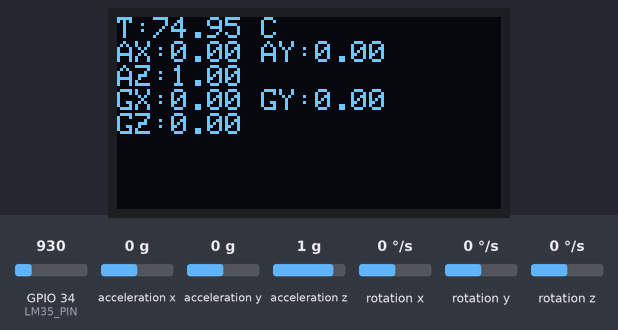
The sketch below on a simulated ESP32. Shown: 128×64 one-colour display. The inputs (shaded band) are chosen by the test bench; at power-on: acceleration x 0 g, GPIO 34 (LM35_PIN) = 930, acceleration y 0 g, acceleration z 1 g, rotation x 0 °/s, rotation y 0 °/s, rotation z 0 °/s. WiFi joins after 1.5 s; servers stay silent unless stated; storage starts empty; web services answer with replies made up by the test bench; what the sketch prints to the serial monitor is not drawn.

Above: at 3.8 s.
3.9 s: acceleration x set to -1.4 g
At 5.7 s:
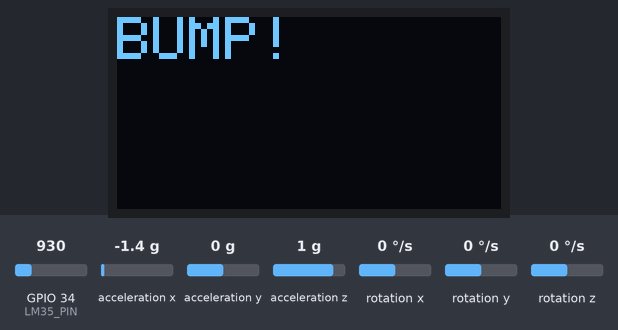
8.1 s: GPIO 34 (LM35_PIN) set to 1004
At 10.0 s:
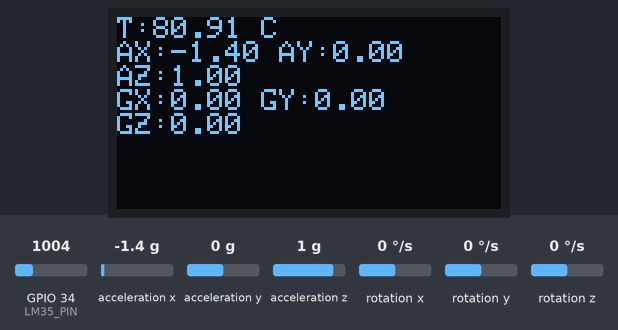
10.3 s: acceleration y set to -1.4 g
At 10.92 s:
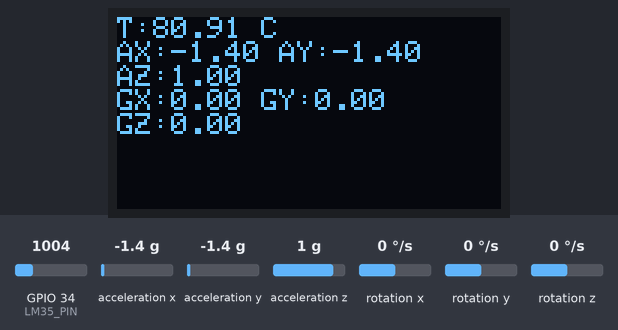
12.4 s: acceleration z set to -1.4 g
At 14.7 s:
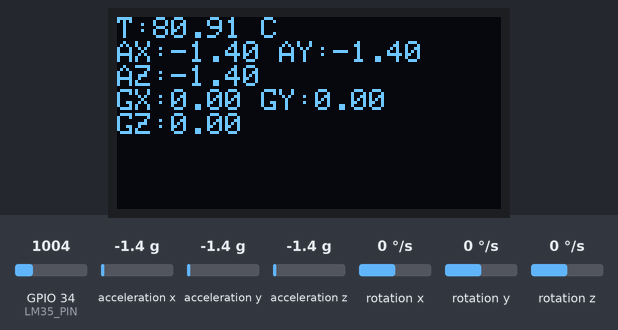
15.4 s: GPIO 34 (LM35_PIN) set to 1069
At 17.0 s:
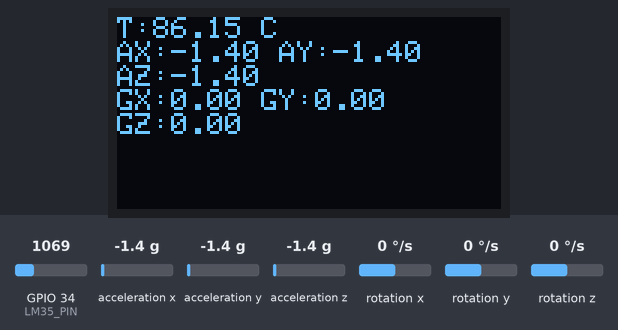
17.9 s: rotation x set to -192 °/s
At 18.8 s:
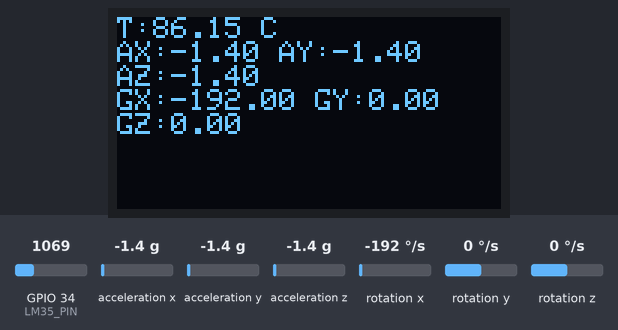
Timing chart, 0 to 20.9 s (numbered marks = the images above; inputs shaded):
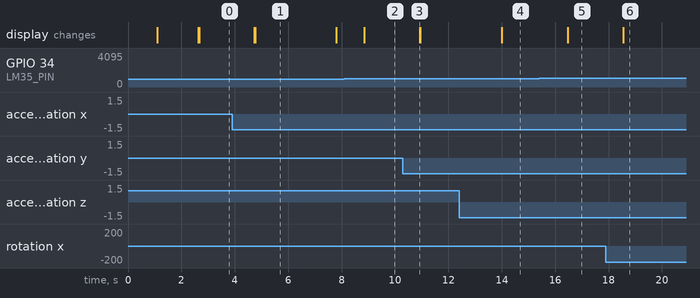

Measured:
- after the input at 3.9 s, the display: first changes after 0.83 s (image 1 shows a later state)
- after the input at 8.1 s, the display: changes after 0.74 s (image 2)
- after the input at 10.3 s, the display: changes after 0.62 s (image 3)
- after the input at 12.4 s, the display: changes after 1.6 s (image 4)
- after the input at 15.4 s, the display: changes after 1.1 s (image 5)
- after the input at 17.9 s, the display: changes after 0.64 s (image 6)
- what the display in image 1 shows lasts 3.0 s, from 4.8 s to 7.8 s

The sketch:

blackbox2.0.ino
```cpp
#include <Wire.h>
#include <SPI.h>
#include <SD.h>
#include <WiFi.h>
#include <HTTPClient.h>
#include <Adafruit_GFX.h>
#include <Adafruit_SSD1306.h>
#include <MPU6050_light.h>

// ==== Pin Definitions ====
#define SDA_OLED 21
#define SCL_OLED 22
#define SDA_MPU 25
#define SCL_MPU 26
#define LM35_PIN 34
#define SD_CS 5
#define GSM_RX 16
#define GSM_TX 17

// ==== OLED Setup ====
#define SCREEN_WIDTH 128
#define SCREEN_HEIGHT 64
Adafruit_SSD1306 display(SCREEN_WIDTH, SCREEN_HEIGHT, &Wire);

// ==== MPU6050 Setup ====
TwoWire I2CMPU = TwoWire(1);
MPU6050 mpu(I2CMPU);

// ==== GSM ====
HardwareSerial SerialGSM(2);

// ==== WiFi Credentials ====
const char* ssid = "OnePlus Nord CE4";
const char* password = "r9464grz";

// ==== ThingSpeak API Keys ====
const char* thingspeakAPIKey = "VEPNOYCBGCKK9LP4";
const char* secondAPIKey = "MFCRDDNMUZN7ANT5";
const char* server = "http://api.thingspeak.com/update";

// ==== Variables ====
float temperature = 0.0;
unsigned long lastUpload = 0;
bool crashDetected = false;
bool overSpeedLogged = false;
bool bumpDetected = false;

const float ACC_THRESHOLD = 2.0;
const float BUMP_THRESHOLD = 1.2;
const float SPEED_FAKE_THRESHOLD = 3.5;  // rough high-acceleration

void sendSMS(String message) {
  SerialGSM.println("AT+CMGF=1");
  delay(100);
  SerialGSM.println("AT+CMGS=\"+917538834864\"");
  delay(200);
  SerialGSM.print(message);
  delay(100);
  SerialGSM.write(26); // CTRL+Z
  delay(5000);
}

void setup() {
  Serial.begin(115200);

  // OLED Init
  Wire.begin(SDA_OLED, SCL_OLED);
  display.begin(SSD1306_SWITCHCAPVCC, 0x3C);
  display.clearDisplay();
  display.setTextSize(1);
  display.setTextColor(WHITE);
  display.setCursor(0, 0);
  display.println("Starting BlackBox...");
  display.display();

  // MPU Init
  I2CMPU.begin(SDA_MPU, SCL_MPU);
  mpu.begin();
  mpu.calcOffsets();

  // SD Card
  if (!SD.begin(SD_CS)) {
    Serial.println("SD Card failed!");
  } else {
    Serial.println("SD Card OK");
  }

  // GSM Init
  SerialGSM.begin(9600, SERIAL_8N1, GSM_RX, GSM_TX);

  // WiFi Init
  WiFi.begin(ssid, password);
  display.println("Connecting WiFi...");
  display.display();
  while (WiFi.status() != WL_CONNECTED) {
    delay(500);
    Serial.print(".");
  }
  display.println("WiFi Connected");
  display.display();
}

void loop() {
  mpu.update();

  temperature = analogRead(LM35_PIN) * (3.3 / 4095.0) * 100.0;

  float ax = mpu.getAccX();
  float ay = mpu.getAccY();
  float az = mpu.getAccZ();
  float gx = mpu.getGyroX();
  float gy = mpu.getGyroY();
  float gz = mpu.getGyroZ();

  // OLED Display
  display.clearDisplay();
  display.setCursor(0, 0);
  display.printf("T:%.2f C\n", temperature);
  display.printf("AX:%.2f AY:%.2f\n", ax, ay);
  display.printf("AZ:%.2f\n", az);
  display.printf("GX:%.2f GY:%.2f\n", gx, gy);
  display.printf("GZ:%.2f\n", gz);
  display.display();

  // Calculate acceleration magnitude
  float accMagnitude = sqrt(ax * ax + ay * ay + az * az);

  // High Speed Detection
  if (accMagnitude > SPEED_FAKE_THRESHOLD && !overSpeedLogged) {
    Serial.println("HIGH SPEED DETECTED");
    File file = SD.open("/log.txt", FILE_APPEND);
    if (file) {
      file.println("HIGH SPEED DETECTED via accel");
      file.close();
    }
    display.clearDisplay();
    display.setTextSize(2);
    display.setCursor(0, 0);
    display.println("HIGH SPEED!");
    display.setTextSize(1);
    display.display();
    overSpeedLogged = true;
  }
  if (accMagnitude < SPEED_FAKE_THRESHOLD - 0.5) {
    overSpeedLogged = false;
  }

  // Crash Detection (only if not in high speed condition)
  static float lastAX = 0, lastAY = 0, lastAZ = 0;
  bool isMoving = abs(ax - lastAX) > 0.2 || abs(ay - lastAY) > 0.2 || abs(az - lastAZ) > 0.2;

  if (!overSpeedLogged && (abs(ax) > ACC_THRESHOLD || abs(ay) > ACC_THRESHOLD || abs(az) > ACC_THRESHOLD) && isMoving) {
    if (!crashDetected) {
      crashDetected = true;
      Serial.println("CRASH DETECTED");

      String crashData = "CRASH! Temp:" + String(temperature) + ", AX:" + String(ax) + ", AY:" + String(ay) + ", AZ:" + String(az) +
                         ", GX:" + String(gx) + ", GY:" + String(gy) + ", GZ:" + String(gz);

      File file = SD.open("/crash.txt", FILE_APPEND);
      if (file) {
        file.println(crashData);
        file.close();
      }

      sendSMS(crashData);
    }
  } else {
    crashDetected = false;
  }

  // Bump Detection (only if not in high speed or crash condition)
  if (!crashDetected && !bumpDetected && !overSpeedLogged) {
    float da = abs(ax - lastAX) + abs(ay - lastAY) + abs(az - lastAZ);
    if (da > BUMP_THRESHOLD && da < ACC_THRESHOLD) {
      bumpDetected = true;
      Serial.println("BUMP DETECTED");
      File file = SD.open("/bump.txt", FILE_APPEND);
      if (file) {
        file.printf("BUMP: T:%.2f AX:%.2f AY:%.2f AZ:%.2f\n", temperature, ax, ay, az);
        file.close();
      }

      // OLED BUMP alert
      display.clearDisplay();
      display.setTextSize(2);
      display.setCursor(0, 0);
      display.println("BUMP!");
      display.setTextSize(1);
      display.display();
      delay(2000);
    }
  } else if (abs(ax - lastAX) < 0.1 && abs(ay - lastAY) < 0.1 && abs(az - lastAZ) < 0.1) {
    bumpDetected = false;
  }

  lastAX = ax;
  lastAY = ay;
  lastAZ = az;

  // Regular Logging
  File file = SD.open("/log.txt", FILE_APPEND);
  if (file) {
    file.printf("T:%.2f AX:%.2f AY:%.2f AZ:%.2f GX:%.2f GY:%.2f GZ:%.2f\n", temperature, ax, ay, az, gx, gy, gz);
    file.close();
  }

  // Upload to ThingSpeak every 15 sec
  if (millis() - lastUpload > 15000) {
    if (WiFi.status() == WL_CONNECTED) {
      HTTPClient http;

      String url1 = String(server) + "?api_key=" + thingspeakAPIKey +
                    "&field1=" + temperature + "&field2=" + ax + "&field3=" + ay +
                    "&field4=" + az + "&field5=" + gx + "&field6=" + gy + "&field7=" + gz;
      http.begin(url1);
      int httpCode1 = http.GET();
      if (httpCode1 > 0) Serial.println("Uploaded to ThingSpeak 1");
      else Serial.println("Upload Failed 1");
      http.end();

      String url2 = String(server) + "?api_key=" + secondAPIKey +
                    "&field1=" + temperature + "&field2=" + ax + "&field3=" + ay +
                    "&field4=" + az + "&field5=" + gx + "&field6=" + gy + "&field7=" + gz;
      http.begin(url2);
      int httpCode2 = http.GET();
      if (httpCode2 > 0) Serial.println("Uploaded to ThingSpeak 2");
      else Serial.println("Upload Failed 2");
      http.end();
    }
    lastUpload = millis();
  }

  delay(1000);
}
```
